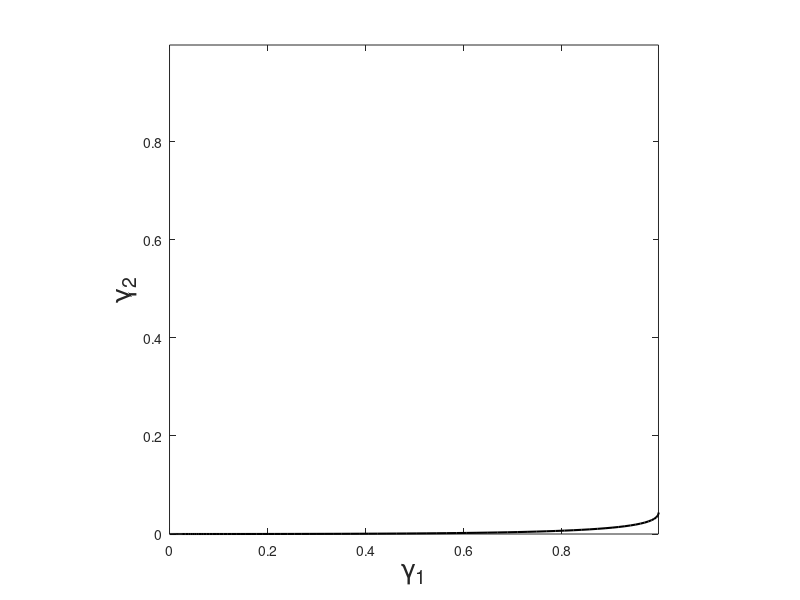
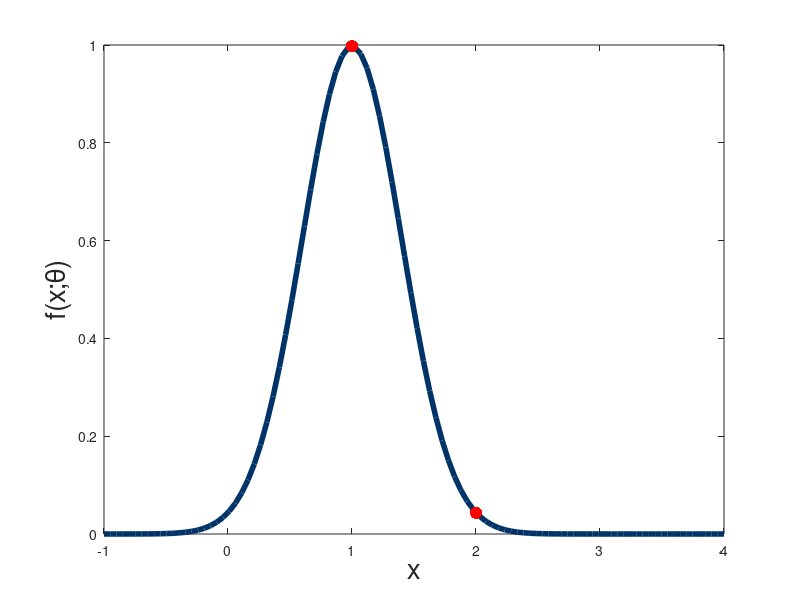
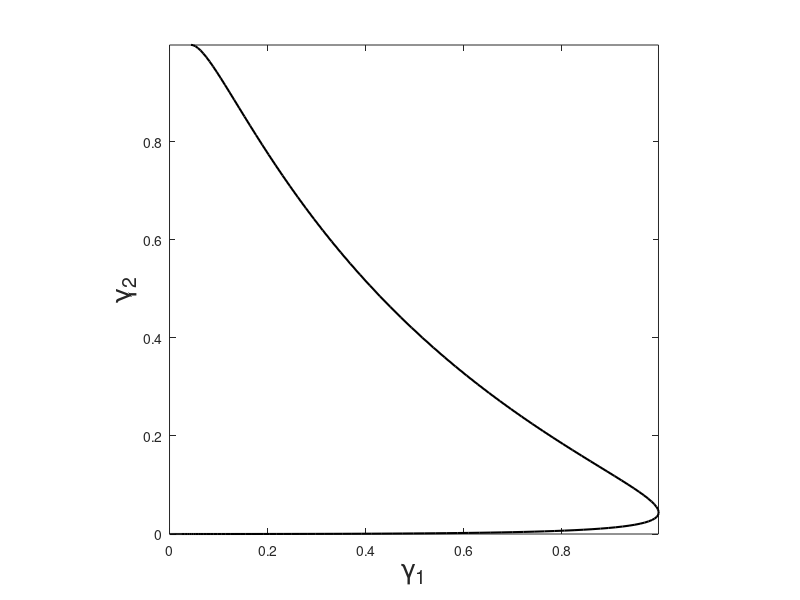
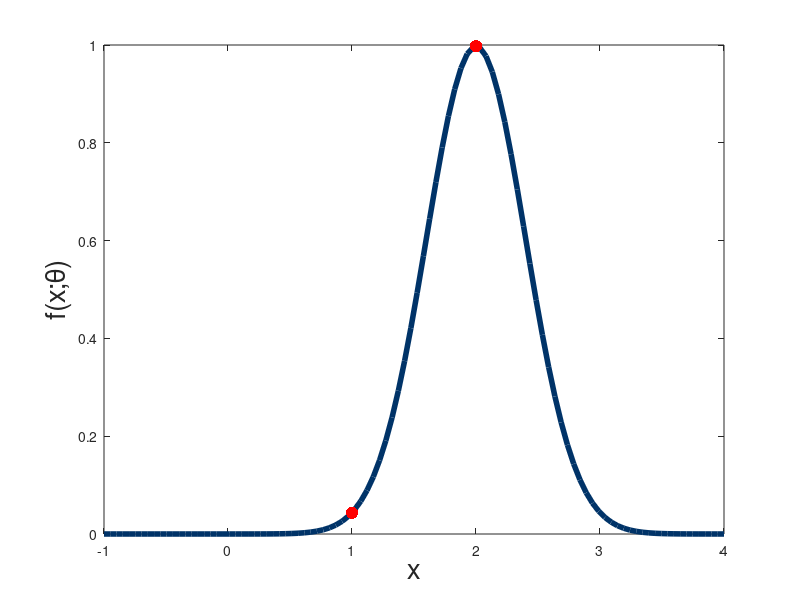

Source code (MATLAB) for these figures, in order:
%Parameters and function defs
sigma = 0.4;
f = @(Y,theta) (1/(sigma*sqrt(2*pi)))*exp(-((repmat(Y,[1,length(theta)]) - repmat(theta,[length(Y),1])).^2)./(2*sigma^2));
Y = [1;2];
theta_res = 800;
george = linspace(-10,10,theta_res);
fred = f(Y,george);
x1max = max(fred(1,:));
x2max = max(fred(2,:));


main_colour = [0 51 104]/255;
marker_colour = [255 189 76]/255;
marker_colour = 'r';
marker_size = 80;

fig = figure('pos',[200, 200, 450, 450]);

theta_values = linspace(-10,1,theta_res);
gamma = f(Y,theta_values);
h = plot(gamma(1,:),gamma(2,:),'k','LineWidth',1.5');
xlabel('\gamma_1', 'FontSize', 20)
ylabel('\gamma_2', 'FontSize', 20)
axis equal
axis([0,x1max,0,x2max])
% export_fig GammaTrace0331.pdf


% set(gca, 'units', 'normalized'); %Just making sure it's normalized
% Tight = get(gca, 'TightInset');  %Gives you the bording spacing between plot box and any axis labels
%                                  %[Left Bottom Right Top] spacing
% NewPos = [Tight(1) Tight(2) 1-Tight(1)-Tight(3) 1-Tight(2)-Tight(4)]; %New plot position [X Y W H]
% set(gca, 'Position', NewPos);

saveas(h, 'GammaTrace01.png')

% pause

fig = figure('pos',[200, 200, 600, 450]);
xx = linspace(-1,4,100);
theta_loc = 1;
bob = f(xx',theta_loc);
h = plot(xx,bob, 'Color', main_colour, 'LineWidth',4);
hold on
scatter(Y,f(Y,theta_loc),marker_size, 'filled', 'MarkerFaceColor', marker_colour);
hold off

xlabel('x', 'FontSize', 20)
ylabel('f(x;\theta)', 'FontSize', 20)

% export_fig GammaTraceDensity01.pdf
saveas(h, 'GammaTraceDensity01.png')

% pause
fig = figure('pos',[200, 200, 450, 450]);
theta_values = linspace(-10,2,theta_res);
gamma = f(Y,theta_values);
h = plot(gamma(1,:),gamma(2,:),'k','LineWidth',1.5');
xlabel('\gamma_1', 'FontSize', 20)
ylabel('\gamma_2', 'FontSize', 20)
axis equal
axis([0,x1max,0,x2max])
% export_fig GammaTrace02.pdf
saveas(h, 'GammaTrace02.png')

% pause

fig = figure('pos',[200, 200, 600, 450]);
xx = linspace(-1,4,100);
theta_loc = 2;
bob = f(xx',theta_loc);
h = plot(xx,bob, 'Color', main_colour, 'LineWidth',4);
hold on
scatter(Y,f(Y,theta_loc),marker_size,'filled', 'MarkerFaceColor', marker_colour);
hold off
% export_fig GammaTraceDensity02.pdf
xlabel('x', 'FontSize', 20)
ylabel('f(x;\theta)', 'FontSize', 20)
saveas(h, 'GammaTraceDensity02.png')

% pause
fig = figure('pos',[200, 200, 450, 450]);
theta_values = linspace(-10,10,theta_res);
gamma = f(Y,theta_values);
h = plot(gamma(1,:),gamma(2,:),'k','LineWidth',1.5');
xlabel('\gamma_1', 'FontSize', 20)
ylabel('\gamma_2', 'FontSize', 20)
axis equal
axis([0,x1max,0,x2max])
% export_fig GammaTrace03.pdf
saveas(h, 'GammaTrace03.png')
% pause

fig = figure('pos',[200, 200, 600, 450]);
xx = linspace(-1,4,100);
theta_loc = 3;
bob = f(xx',theta_loc);
h = plot(xx,bob, 'Color', main_colour, 'LineWidth',4);
hold on
scatter(Y,f(Y,theta_loc),marker_size,'filled', 'MarkerFaceColor', marker_colour);
hold off
% export_fig GammaTraceDensity03.pdf
xlabel('x', 'FontSize', 20)
ylabel('f(x;\theta)', 'FontSize', 20)
saveas(h, 'GammaTraceDensity03.png')